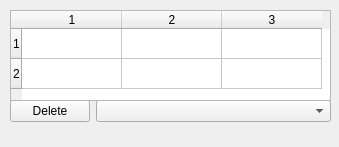
<?xml version="1.0" encoding="UTF-8"?>
<ui version="4.0">
 <class>emaildata</class>
 <widget class="QWidget" name="emaildata">
  <property name="geometry">
   <rect>
    <x>0</x>
    <y>0</y>
    <width>339</width>
    <height>147</height>
   </rect>
  </property>
  <property name="windowTitle">
   <string>Host_edit</string>
  </property>
  <widget class="QTableWidget" name="tableWidget">
   <property name="geometry">
    <rect>
     <x>10</x>
     <y>10</y>
     <width>321</width>
     <height>91</height>
    </rect>
   </property>
   <property name="rowCount">
    <number>2</number>
   </property>
   <property name="columnCount">
    <number>3</number>
   </property>
   <row/>
   <row/>
   <column/>
   <column/>
   <column/>
  </widget>
  <widget class="QWidget" name="formWidget" native="true">
   <property name="geometry">
    <rect>
     <x>10</x>
     <y>100</y>
     <width>321</width>
     <height>41</height>
    </rect>
   </property>
   <layout class="QFormLayout" name="formLayout">
    <item row="0" column="1">
     <widget class="QComboBox" name="comboBox"/>
    </item>
    <item row="0" column="0">
     <widget class="QPushButton" name="pushButton">
      <property name="text">
       <string>Delete</string>
      </property>
     </widget>
    </item>
   </layout>
  </widget>
  <zorder>formWidget</zorder>
  <zorder>tableWidget</zorder>
 </widget>
 <resources/>
 <connections/>
</ui>
